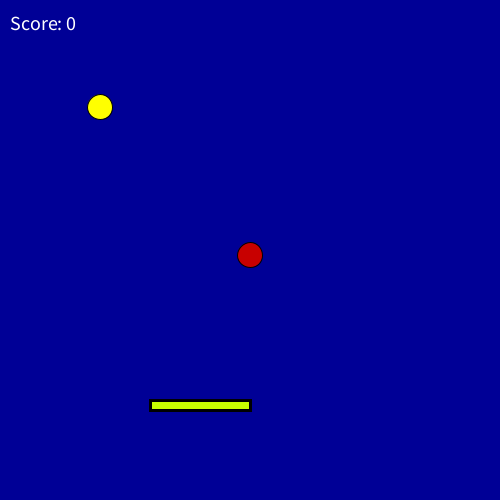
Frame 1 (no input)
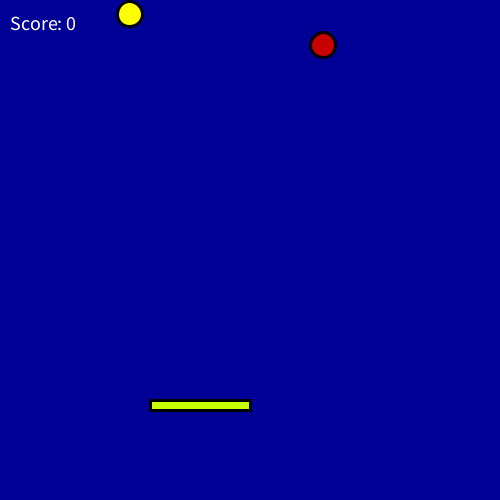
Frame 60 (the mouse pressed at the canvas centre just before this capture)
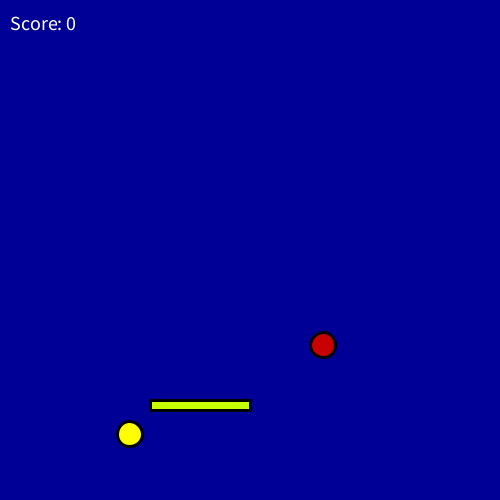
Frame 120 (the mouse held since frame 60 and released just before this capture)

The Processing sketch that drew these frames (run headless with seeded random() and noise(); from frame 60 on, the mouse is pressed at the canvas centre):

// Processing sketch: eindopdracht_klaar
// ── eindopdracht_klaar.pde
int score = 0;
Ball ball;
SpecialBall specialBall; 
Padel padel;
boolean hasWon = false; 

void setup() {
  size(500, 500);
  ball = new Ball();
  specialBall = new SpecialBall(); 
  padel = new Padel();
}

void draw() {
  background(0, 0, 150);

  ball.update();
  specialBall.update(); 

  if (ball.x > padel.x1 && ball.x < padel.x1 + padel.breete && ball.y > padel.y1 && ball.y < padel.y1 + 10) {
    score++;
    ball.reset();
  }

  if (specialBall.x > padel.x1 && specialBall.x < padel.x1 + padel.breete && specialBall.y > padel.y1 && specialBall.y < padel.y1 + 10) {
    score += 2;
    specialBall.reset();
  }

  if (score > 0) {
    ball.snelheid += 0.0020;
    specialBall.snelheid += 0.0050;
  }

  showScore(score);
  ball.drawIt();
  specialBall.drawIt();
  fill(200, 255, 0);
  strokeWeight(3);

  if (ball.y > height) {
    ball.reset();
  }
  if (specialBall.y > height) {
    specialBall.reset();
  }


  padel.drawIt();


  if (score >= 60) {
    background(0, 255, 0);
    hasWon = true;
  }


  if (hasWon) {
    fill(255);
    textSize(40);
    textAlign(CENTER);
    text("You win!", width / 2, height / 2);
  }
}

void keyPressed() {
  if (key == 'd') {
    padel.x1 += 100;
  } else if (key == 'a') {
    padel.x1 -= 100;
  }
}

void showScore(int score) {
  fill(255);
  textSize(20);
  text("Score: " + score, 10, 30);
}

class Ball {
  float x = 250;
  float y = 250;
  float snelheid = 5;

  void update() {
    y += snelheid;
  }

  void reset() {
    y = 0;
    x = random(width);
  }

  void drawIt() {
    fill(200, 0, 0);
    ellipse(x, y, 25, 25);
  }
}

class SpecialBall {
  float x = 100;
  float y = 100;
  float snelheid = 7;

  void update() {
    y += snelheid;
  }

  void reset() {
    y = 0;
    x = random(width);
  }

  void drawIt() {
    fill(255, 255, 0);
    ellipse(x, y, 25, 25);
  }
}

class Padel {
  float x1 = 150;
  float y1 = 400;
  float breete = 100;

  void drawIt() {
    rect(x1, y1, breete, 10);
  }
}
